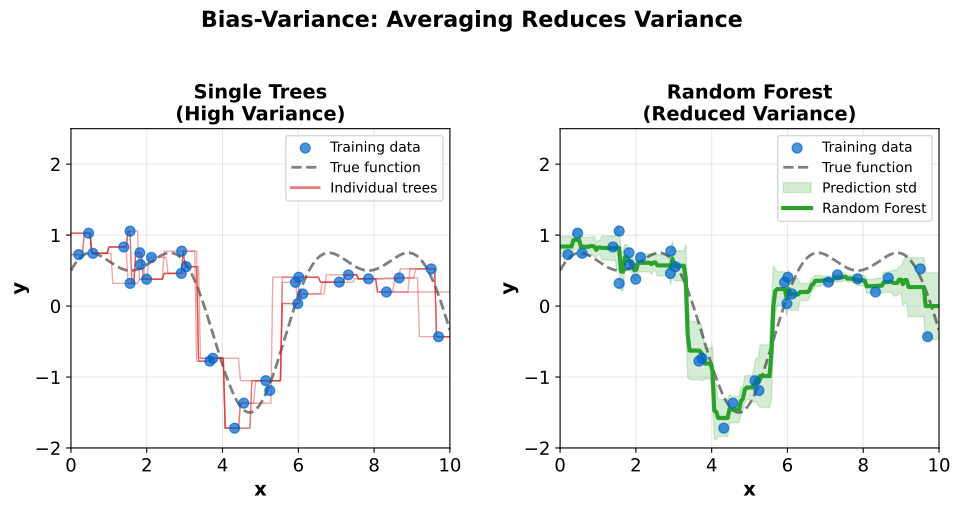

Source code (Python):
"""Bias-Variance Tradeoff - Single tree vs Random Forest"""
import matplotlib.pyplot as plt
import numpy as np
from pathlib import Path

plt.rcParams.update({
    'font.size': 14, 'axes.labelsize': 14, 'axes.titlesize': 16,
    'xtick.labelsize': 13, 'ytick.labelsize': 13, 'legend.fontsize': 13,
    'figure.figsize': (10, 6), 'figure.dpi': 150
})

MLPURPLE = '#3333B2'
MLBLUE = '#0066CC'
MLGREEN = '#2CA02C'
MLRED = '#D62728'
MLORANGE = '#FF7F0E'

np.random.seed(42)

# Generate true function
x = np.linspace(0, 10, 200)
y_true = np.sin(x) + 0.5 * np.cos(2*x)

# Generate training data
n_train = 30
x_train = np.random.uniform(0, 10, n_train)
y_train = np.sin(x_train) + 0.5 * np.cos(2*x_train) + np.random.normal(0, 0.3, n_train)

fig, axes = plt.subplots(1, 2, figsize=(10, 5))

# Left: Single Decision Tree (high variance)
ax1 = axes[0]
ax1.scatter(x_train, y_train, c=MLBLUE, s=50, alpha=0.7, label='Training data', zorder=5)
ax1.plot(x, y_true, 'k--', linewidth=2, label='True function', alpha=0.5)

# Simulate multiple single tree predictions (high variance)
for i in range(5):
    # Each tree fits differently to bootstrap sample
    idx = np.random.choice(n_train, n_train, replace=True)
    x_boot = x_train[idx]
    y_boot = y_train[idx]

    # Simple piecewise approximation (simulating tree)
    from scipy.interpolate import interp1d
    sort_idx = np.argsort(x_boot)
    f = interp1d(x_boot[sort_idx], y_boot[sort_idx], kind='nearest',
                 fill_value='extrapolate')
    y_pred = f(x)
    ax1.plot(x, y_pred, color=MLRED, alpha=0.4, linewidth=1)

ax1.plot([], [], color=MLRED, alpha=0.6, linewidth=2, label='Individual trees')
ax1.set_xlabel('x', fontweight='bold')
ax1.set_ylabel('y', fontweight='bold')
ax1.set_title('Single Trees\n(High Variance)', fontsize=14, fontweight='bold')
ax1.legend(loc='upper right', fontsize=10)
ax1.set_xlim(0, 10)
ax1.set_ylim(-2, 2.5)
ax1.grid(True, alpha=0.3)

# Right: Random Forest (reduced variance)
ax2 = axes[1]
ax2.scatter(x_train, y_train, c=MLBLUE, s=50, alpha=0.7, label='Training data', zorder=5)
ax2.plot(x, y_true, 'k--', linewidth=2, label='True function', alpha=0.5)

# Simulate Random Forest prediction (average of trees)
all_preds = []
for i in range(50):
    idx = np.random.choice(n_train, n_train, replace=True)
    x_boot = x_train[idx]
    y_boot = y_train[idx]

    from scipy.interpolate import interp1d
    sort_idx = np.argsort(x_boot)
    f = interp1d(x_boot[sort_idx], y_boot[sort_idx], kind='nearest',
                 fill_value='extrapolate')
    y_pred = f(x)
    all_preds.append(y_pred)

# Average prediction
y_rf = np.mean(all_preds, axis=0)
y_rf_std = np.std(all_preds, axis=0)

ax2.fill_between(x, y_rf - y_rf_std, y_rf + y_rf_std,
                  color=MLGREEN, alpha=0.2, label='Prediction std')
ax2.plot(x, y_rf, color=MLGREEN, linewidth=3, label='Random Forest')

ax2.set_xlabel('x', fontweight='bold')
ax2.set_ylabel('y', fontweight='bold')
ax2.set_title('Random Forest\n(Reduced Variance)', fontsize=14, fontweight='bold')
ax2.legend(loc='upper right', fontsize=10)
ax2.set_xlim(0, 10)
ax2.set_ylim(-2, 2.5)
ax2.grid(True, alpha=0.3)

plt.suptitle('Bias-Variance: Averaging Reduces Variance', fontsize=16, fontweight='bold', y=1.02)
plt.tight_layout()
plt.savefig(Path(__file__).parent / 'chart.pdf', dpi=300, bbox_inches='tight')
plt.close()
print("Chart saved: 06_bias_variance/chart.pdf")
